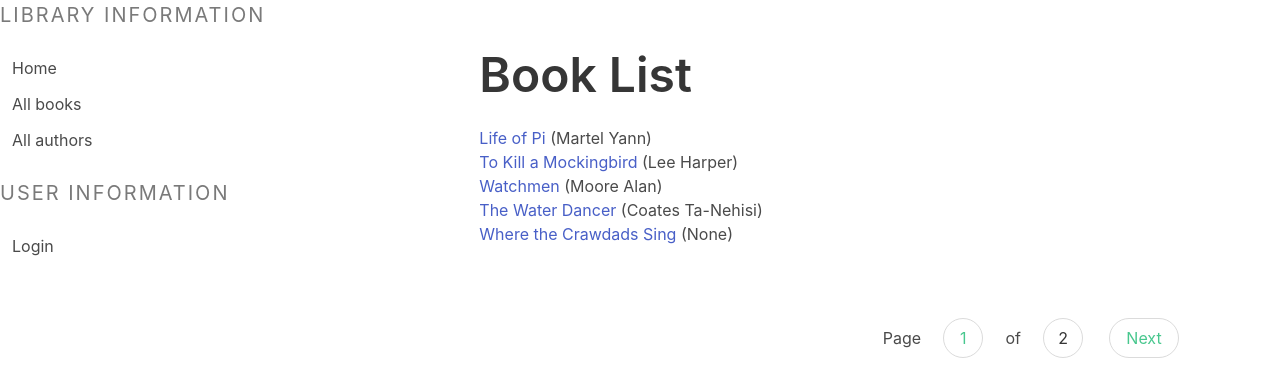
/catalog/books/, run on the app's committed database.
### catalog/models.py (models this page shows, shortened)
class Book (models.Model):
    title = models.CharField(max_length=200)
    author = models.ForeignKey('Author', on_delete = models.SET_NULL, null = True)
    summary = models.TextField(max_length = 1000, help_text = 'Enter a brief description of the book')
    isbn = models.CharField('ISBN', max_length = 13, unique = True, help_text = '13 Character <a href = "https://www.isbn-international.org/content/what-isbn">ISBN number</a>')
    genre = models.ManyToManyField(Genre, help_text = 'Select a genre for this book')
    def get_absolute_url(self):
        return reverse('catalog:book-detail', args=[str(self.id)])
    def display_genre(self):
        return ', '.join(genre.name for genre in self.genre.all()[:3])
    display_genre.short_description = 'Genre'

class Author (models.Model):
    first_name = models.CharField(max_length=100)
    last_name = models.CharField(max_length=100)
    date_of_birth = models.DateField(null = True, blank = True)
    date_of_death = models.DateField('Died', null = True, blank = True)
    class Meta:
        ordering = ['last_name', 'first_name']
    def __str__(self):
        return f'{self.last_name} {self.first_name}'

### catalog/views.py (the view)
# urls.py: path('books/', views.BookListView.as_view(), name = 'books'),
class BookListView(generic.ListView):
    model = Book
    paginate_by = 5

### catalog/templates/catalog/book_list.html
{% extends 'catalog/base.html'%}
{% block body %}
    <h1 class="title is-1">Book List</h1>
    {% if book_list %}
    <ul>
        {% for book in book_list %}
        <li><a href='{{book.get_absolute_url}}'>{{book.title}}</a>  ({{book.author}})</li>
        {% endfor %}
    </ul>
    {% else %}
    <p>There are no books in the library.</p>
    {% endif %}
{% endblock body%}

### catalog/templates/catalog/base.html (shortened to what this page needs)
{% load static %}
<!DOCTYPE html>
<html lang="en">
<head>
    <link rel="stylesheet" href="{% static 'css/bulma.min.css' %}">
    <link rel="stylesheet" href="{% static 'css/style.css' %}">
    <link rel="stylesheet" href="{% static 'css/debug.cs' %}">
</head>
<body>
    {% block sidebar %}
    <section class="columns">
      <section class="column is-4">
        <p class = 'menu-label is-size-5'>Library Information</p>
        <ul class="menu-list">
          <li><a href="{% url 'catalog:index' %}">Home</a></li>
          <li><a href="{% url 'catalog:books' %}">All books</a></li>
          <li><a href="{% url 'catalog:authors' %}">All authors</a></li>
        </ul>
          <p class="menu-label is-size-5">User Information</p>
          <ul class="menu-list">
            {% if user.is_authenticated %}
              <li><a href="">Welcome <em><strong>{{user.username}}!</strong></em></a></li>
              <li><a href="{% url 'catalog:my-borrowed' %}">My books</a></li>
              <li><a href="{% url 'logout' %}?next={{request.path}}">Logout</a></li>
              {% else %}
              <li><a href="{% url 'login' %}?next={{request.path}}">Login</a></li>
          {% endif %}
          </ul>
      </section>
      <section class="column m-6 is-8" >
        {% block body %}{% endblock body %}
      </section>
    {% endblock sidebar %}
  </section>
  <section class="columns">
    <section class="column is-offset-4"></section>
    <section class="column is-4">
      {% block pagination %}
    {% if is_paginated %}
       <section class="pagination is-rounded is-centered" style="max-width: 300px; margin-left: 20px">
        Page <span class="pagination-link has-text-success ">{{page_obj.number}}</span> of <span class="pagination-link">{{page_obj.paginator.num_pages}}
        </span>
            {% if page_obj.has_next %}
                <a class="pagination-next has-text-success" href="{{request.path}}?page={{page_obj.next_page_number}}">Next</a>
            {% endif %}
          </section>
    {% endif %}
  {% endblock pagination %}
    </section>
  </section>
</body>
</html>

### data on the page
Book: title "Life of Pi", author "Martel Yann"
Book: title "To Kill a Mockingbird", author "Lee Harper"
Book: title "Watchmen", author "Moore Alan"
Book: title "The Water Dancer", author "Coates Ta-Nehisi"
Book: title "Where the Crawdads Sing", author "None"

### other printed values
{{ page_obj.number }} "1"
{{ page_obj.paginator.num_pages }} "2"
